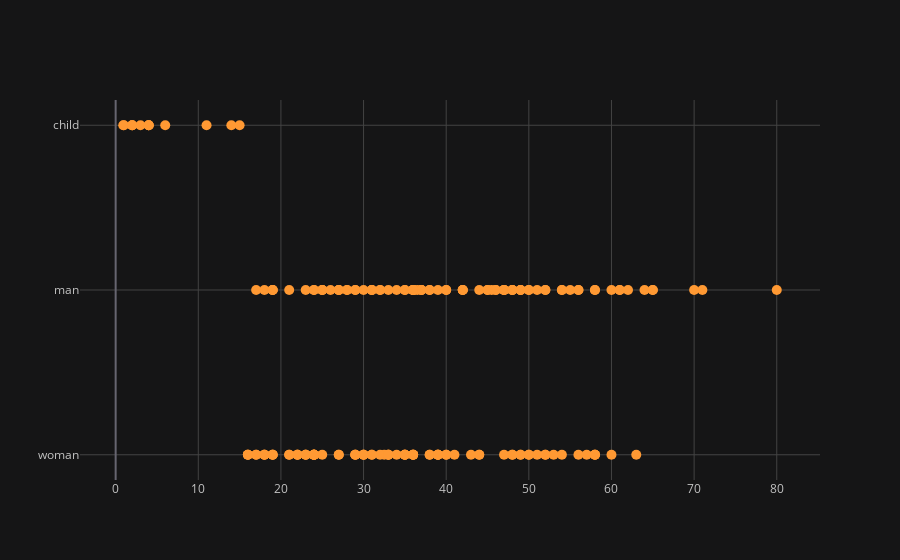

The notebook cell this image was saved under:
### Code cell
titanic.iplot(x='age',y='who',mode='markers',size=10)

### Figure 1 — Plotly figure (JSON) as saved in the notebook; plotly's stock layout.template omitted (floating-point values rounded to 4 significant figures; data arrays with more than 128 entries replaced by an {"elided": "..."} marker saying what was removed)
{"data": [{"line": {"color": "rgba(255, 153, 51, 1.0)", "dash": "solid", "shape": "linear", "width": 1.3}, "marker": {"size": 10, "symbol": "circle"}, "mode": "markers", "name": "who", "text": "", "type": "scatter", "x": {"elided": "182 float values"}, "y": {"elided": "182 str values"}}], "layout": {"legend": {"bgcolor": "#151516", "font": {"color": "#D9D9D9"}}, "paper_bgcolor": "#151516", "plot_bgcolor": "#151516", "title": {"font": {"color": "#D9D9D9"}}, "xaxis": {"gridcolor": "#434343", "showgrid": true, "tickfont": {"color": "#C2C2C2"}, "title": {"font": {"color": "#D9D9D9"}, "text": ""}, "zerolinecolor": "#666570"}, "yaxis": {"gridcolor": "#434343", "showgrid": true, "tickfont": {"color": "#C2C2C2"}, "title": {"font": {"color": "#D9D9D9"}, "text": ""}, "zerolinecolor": "#666570"}}}
